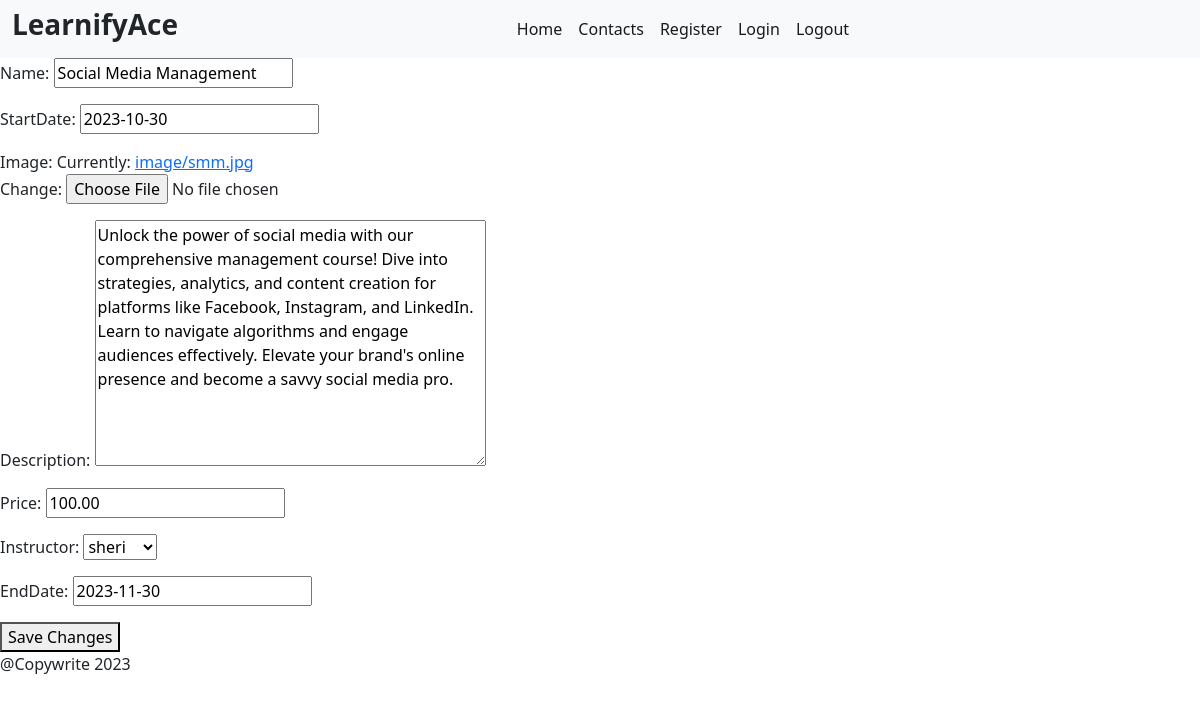
Screenshot of /edit-course/2 with the database file from the repository.
### LearnifyAce/models.py (models this page shows, shortened)
class Course(models.Model):
    name = models.CharField(max_length=100)
    startDate = models.DateField()
    image = models.ImageField(upload_to="image")
    description = models.TextField(blank=True, null=True)
    price = models.DecimalField(max_digits=10, decimal_places=2)
    instructor = models.ForeignKey(User, on_delete=models.CASCADE)
    endDate = models.DateField()
    class Meta:
        verbose_name = "Course"
        verbose_name_plural = "Courses"

### LearnifyAce/views.py (the view)
# urls.py: path('edit-course/<int:pk>', views.edit_course, name="edit-course"),
def edit_course(request, pk):
    course = Course.objects.get(pk=pk)
    if request.method == "POST":
        form = CourseForm(request.POST, request.FILES, instance=course)
        if form.is_valid():
            form.save()
            messages.success(request, f'Course updated successfully')
            return redirect("staff")
        else:
            print(form.errors)
    else:
        form = CourseForm(instance=course)
    context = {
        "form": form,
        "course": course
    }
    return render(request, "edit_course.html", context)

### LearnifyAce/forms.py
class CourseForm(forms.ModelForm):
    class Meta:
        model = Course
        fields = "__all__"

### templates/edit_course.html (shortened to what this page needs)
{% extends "layout.html" %}
{% block Home %}
<form action="{% url 'edit-course' course.pk %}" method="POST" enctype="multipart/form-data">
    {{ form.as_p}}
    <button type="submit">Save Changes</button>
</form>
{% endblock %}

### rows the page displays
Course: name "Social Media Management", startDate "2023-10-30", description "Unlock the power of social media with our comprehensive management course! Dive into strategies, analytics, and content creation for platforms like Facebook, Instagram, and LinkedIn. Learn to navigate algorithms and engage audiences effectively. Elevate your brand's online presence and become a savvy social media pro.", price "100.00", instructor "sheri", endDate "2023-11-30"
